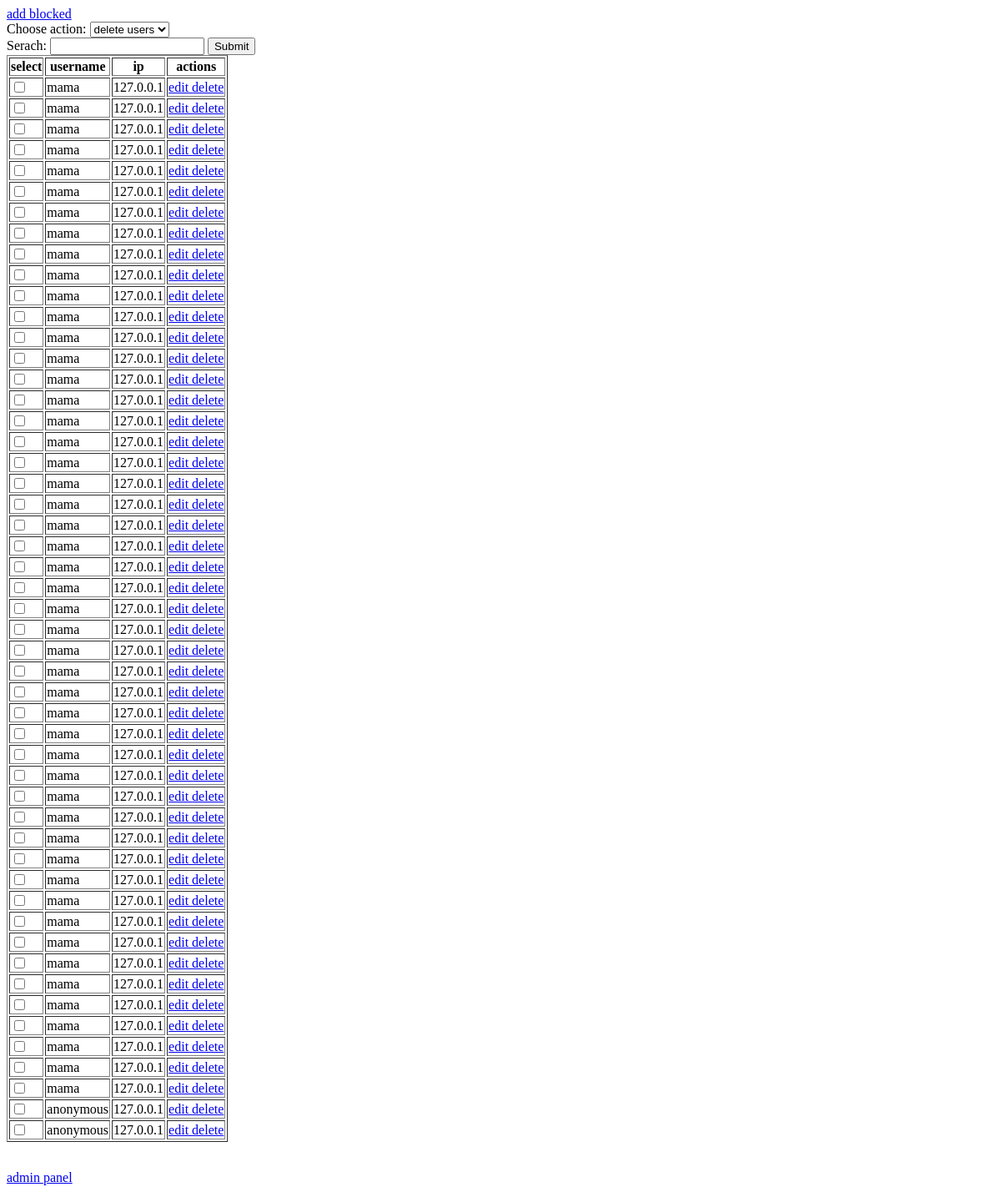
The page /admin/blocked (signed in) on the database as committed earlier.
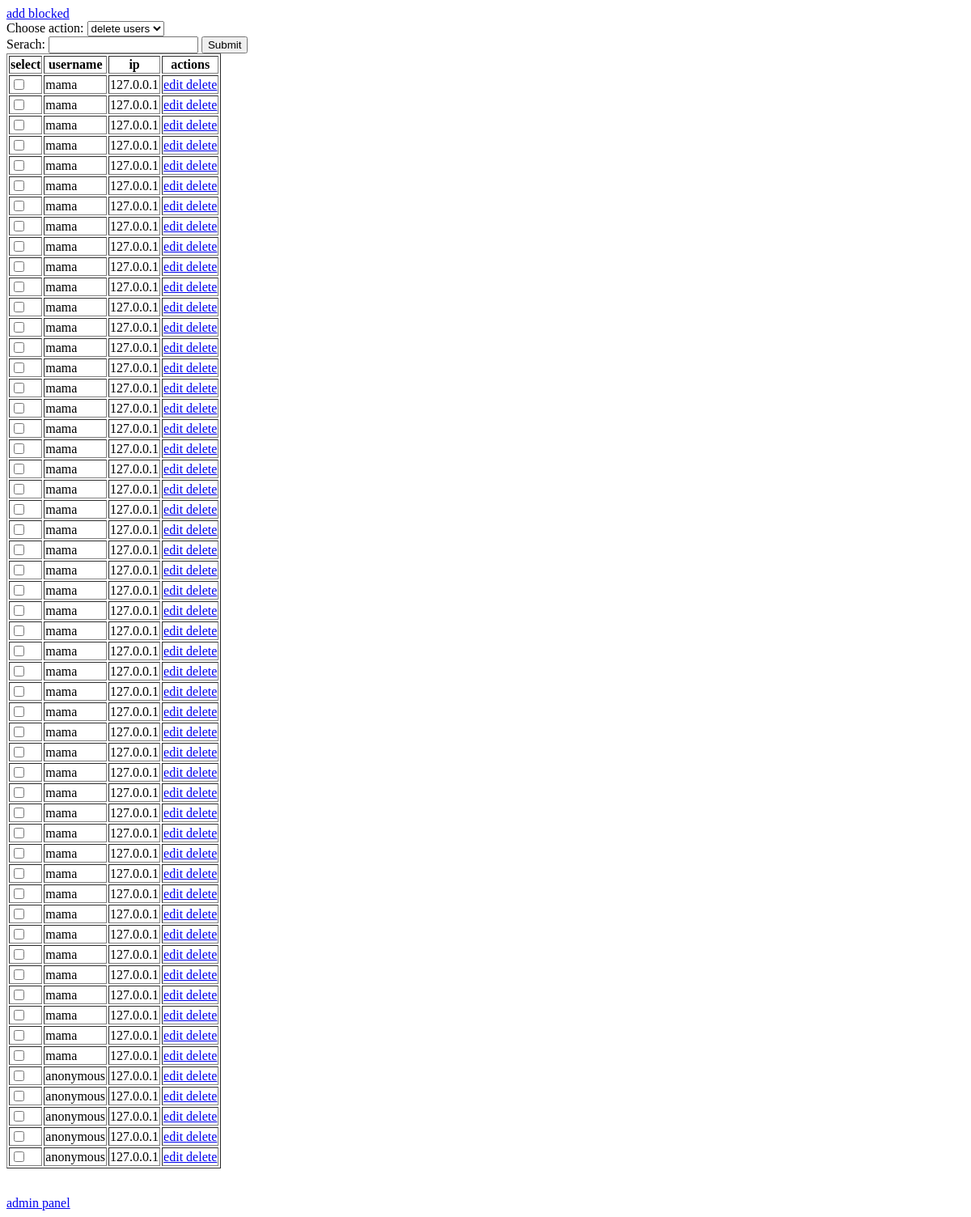
The same page on the database as committed later.
### project_files/database.py (models this page shows, shortened)
class Blocked(db.Model):
    id = db.Column(db.Integer, primary_key=True)
    username = db.Column(db.String(30), unique=False, nullable=False)
    ip = db.Column(db.String(30), unique=False, nullable=False)

### project_files/routes.py (the view, shortened to what this page needs)
@app.route('/admin/blocked', methods=['GET', 'POST'])
@login_required
def admin_blocked():
  blocked = Blocked.query.all()
  return render_template('admin_blocked.html', blocked=blocked)

### project_files/routes.py (called while the page is built)
@login_manager.user_loader
def load_user(user_id):
    return User.query.get(user_id)

### project_files/templates/admin_blocked.html (shortened to what this page needs)
<a href="{{ url_for('add_blocked') }}"> add blocked </a>
<form method="post" action="">
    <label for="action">Choose action:</label>
    <select id="action" name="action">
    <option value="delete user"> delete users</option>
    </select>
    <br>
    <label for="search">Serach:</label>
    <input type="text" id="search" name="search">
    <table border="1px">
        <th> select </th>
        <th> username</th>
        <th> ip</th>
        <th> actions</th>
        {% for block in blocked %}
        <tr>
            <td><input type="checkbox" name="id" value="{{ block.id }}"</td>
            <td>{{ block.username }}</td>
            <td>{{ block.ip }}</td>
            <td>
                <a href="{{ url_for('update_blocked', id=block.id) }}"> edit </a>
                <a href="{{ url_for('delete_blocked', id=block.id) }}"> delete </a>
            </td>
        </tr>
        {% endfor %}
        <input type="submit">
    </table>
</form>
    <a href="{{ url_for('admin') }}"> admin panel</a>

Rows that differ between the two databases and show on the page:
added Blocked: username "anonymous", ip "127.0.0.1"
added Blocked: username "anonymous", ip "127.0.0.1"
added Blocked: username "anonymous", ip "127.0.0.1"
